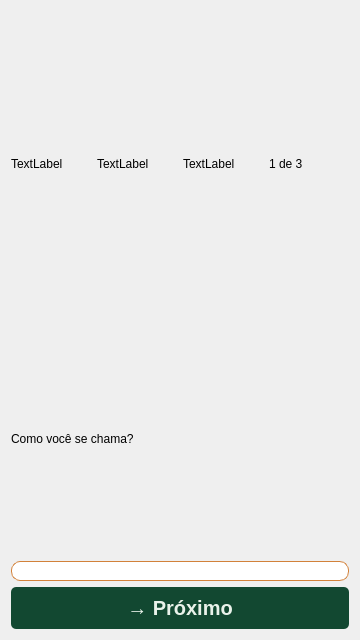
<?xml version="1.0" encoding="UTF-8"?>
<ui version="4.0">
 <class>Form</class>
 <widget class="QWidget" name="Form">
  <property name="geometry">
   <rect>
    <x>0</x>
    <y>0</y>
    <width>360</width>
    <height>640</height>
   </rect>
  </property>
  <property name="minimumSize">
   <size>
    <width>360</width>
    <height>640</height>
   </size>
  </property>
  <property name="maximumSize">
   <size>
    <width>360</width>
    <height>640</height>
   </size>
  </property>
  <property name="windowTitle">
   <string>Form</string>
  </property>
  <property name="styleSheet">
   <string notr="true">QLabel{
	font-family: &quot;Roboto Flex&quot;;
}

QPushButton{
	background-color:#124831;
	color:#E9F2EA;
	font-family:&quot;Roboto Flex&quot;;
	font-weight:600;
	font-size:20px;
	border-radius:5px;
	padding:9px;
}

QPushButton:hover{
	background-color:#003619;
}

QLineEdit{
	border: 1px solid #D2813A;
	color: #1E1E1E;
	background-color: #FFFFFF;
	border-radius: 9px;
	font-size: 14px;
}

QLabel#welcome_label{
	font-family:&quot;Roboto Flex&quot;;
	font-weight:600;
	font-size:48px;
	color:#124831;
}

QLabel#question_label{
	font-family:&quot;Roboto Flex&quot;;
	font-weight:600;
	font-size:20px;
	color: #1E1E1E;
}

QLabel#code_label{
	font-family:&quot;Roboto Flex&quot;;
	font-weight:500;
	font-size:12px;
	color: #7C5A3C;
}

QLabel#phone_number_label{
	font-weight:800;
	color: #6DAD65;
}

QLabel#message_label{
	font-family:&quot;Roboto Flex&quot;;
	font-weight:600;
	font-size:12px;
	color:#124831;
	background-color:#D6E6D4;
	border-radius:9px;
}</string>
  </property>
  <layout class="QVBoxLayout" name="verticalLayout_2">
   <item>
    <layout class="QHBoxLayout" name="horizontalLayout_2">
     <item>
      <widget class="QLabel" name="progress1">
       <property name="text">
        <string>TextLabel</string>
       </property>
      </widget>
     </item>
     <item>
      <widget class="QLabel" name="progress2">
       <property name="text">
        <string>TextLabel</string>
       </property>
      </widget>
     </item>
     <item>
      <widget class="QLabel" name="progress3">
       <property name="text">
        <string>TextLabel</string>
       </property>
      </widget>
     </item>
     <item>
      <widget class="QLabel" name="label_5">
       <property name="text">
        <string>1 de 3</string>
       </property>
      </widget>
     </item>
    </layout>
   </item>
   <item>
    <layout class="QVBoxLayout" name="verticalLayout">
     <item>
      <layout class="QHBoxLayout" name="horizontalLayout">
       <item>
        <layout class="QVBoxLayout" name="verticalLayout_5">
         <item>
          <widget class="QLabel" name="code_sent_label">
           <property name="text">
            <string>Como você se chama?</string>
           </property>
          </widget>
         </item>
        </layout>
       </item>
      </layout>
     </item>
     <item>
      <widget class="QLineEdit" name="name_lineedit"/>
     </item>
     <item>
      <widget class="QPushButton" name="next_button">
       <property name="text">
        <string>→ Próximo</string>
       </property>
      </widget>
     </item>
    </layout>
   </item>
  </layout>
 </widget>
 <resources/>
 <connections/>
</ui>
